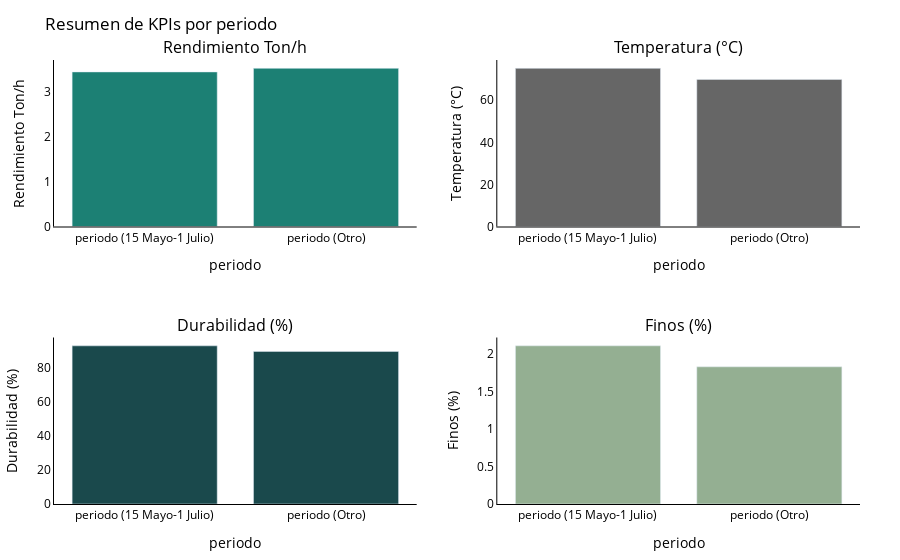

Notebook source saved alongside this figure:
### Code cell
f = plot_summary_dashboard(
    df=df_periodo,
    metrics=[
        ("rend_ton_hor_mean", "Rendimiento Ton/h"),
        ("temp_mean", "Temperatura (°C)"),
        ("durabilidad_mean", "Durabilidad (%)"),
        ("finos_mean", "Finos (%)")
    ],
    title="Resumen de KPIs por periodo"
)
f.show()
s3.save_plotly_html(f, 'summary_dashboard.html')

### Figure 1 — Plotly figure (JSON) as saved in the notebook; plotly's stock layout.template omitted (floating-point values rounded to 4 significant figures)
{"data": [{"marker": {"color": "#1C8074"}, "name": "Rendimiento Ton/h", "type": "bar", "x": ["periodo (15 Mayo-1 Julio)", "periodo (Otro)"], "xaxis": "x", "y": [3.43, 3.51], "yaxis": "y"}, {"marker": {"color": "#666666"}, "name": "Temperatura (°C)", "type": "bar", "x": ["periodo (15 Mayo-1 Julio)", "periodo (Otro)"], "xaxis": "x2", "y": [75.18, 69.9], "yaxis": "y2"}, {"marker": {"color": "#1A494C"}, "name": "Durabilidad (%)", "type": "bar", "x": ["periodo (15 Mayo-1 Julio)", "periodo (Otro)"], "xaxis": "x3", "y": [93.17, 89.86], "yaxis": "y3"}, {"marker": {"color": "#94AF92"}, "name": "Finos (%)", "type": "bar", "x": ["periodo (15 Mayo-1 Julio)", "periodo (Otro)"], "xaxis": "x4", "y": [2.11, 1.83], "yaxis": "y4"}], "layout": {"annotations": [{"font": {"size": 16}, "showarrow": false, "text": "Rendimiento Ton/h", "x": 0.225, "xanchor": "center", "xref": "paper", "y": 1, "yanchor": "bottom", "yref": "paper"}, {"font": {"size": 16}, "showarrow": false, "text": "Temperatura (°C)", "x": 0.775, "xanchor": "center", "xref": "paper", "y": 1, "yanchor": "bottom", "yref": "paper"}, {"font": {"size": 16}, "showarrow": false, "text": "Durabilidad (%)", "x": 0.225, "xanchor": "center", "xref": "paper", "y": 0.375, "yanchor": "bottom", "yref": "paper"}, {"font": {"size": 16}, "showarrow": false, "text": "Finos (%)", "x": 0.775, "xanchor": "center", "xref": "paper", "y": 0.375, "yanchor": "bottom", "yref": "paper"}], "font": {"color": "black"}, "margin": {"b": 40, "l": 40, "r": 40, "t": 60}, "paper_bgcolor": "rgba(0,0,0,0)", "plot_bgcolor": "rgba(0,0,0,0)", "showlegend": false, "title": {"text": "Resumen de KPIs por periodo"}, "xaxis": {"anchor": "y", "domain": [0, 0.45], "linecolor": "black", "showgrid": false, "tickfont": {"color": "black"}, "title": {"font": {"color": "black"}, "text": "periodo"}}, "xaxis2": {"anchor": "y2", "domain": [0.55, 1], "linecolor": "black", "showgrid": false, "tickfont": {"color": "black"}, "title": {"font": {"color": "black"}, "text": "periodo"}}, "xaxis3": {"anchor": "y3", "domain": [0, 0.45], "linecolor": "black", "showgrid": false, "tickfont": {"color": "black"}, "title": {"font": {"color": "black"}, "text": "periodo"}}, "xaxis4": {"anchor": "y4", "domain": [0.55, 1], "linecolor": "black", "showgrid": false, "tickfont": {"color": "black"}, "title": {"font": {"color": "black"}, "text": "periodo"}}, "yaxis": {"anchor": "x", "domain": [0.625, 1], "linecolor": "black", "showgrid": false, "tickfont": {"color": "black"}, "title": {"font": {"color": "black"}, "text": "Rendimiento Ton/h"}}, "yaxis2": {"anchor": "x2", "domain": [0.625, 1], "linecolor": "black", "showgrid": false, "tickfont": {"color": "black"}, "title": {"font": {"color": "black"}, "text": "Temperatura (°C)"}}, "yaxis3": {"anchor": "x3", "domain": [0, 0.375], "linecolor": "black", "showgrid": false, "tickfont": {"color": "black"}, "title": {"font": {"color": "black"}, "text": "Durabilidad (%)"}}, "yaxis4": {"anchor": "x4", "domain": [0, 0.375], "linecolor": "black", "showgrid": false, "tickfont": {"color": "black"}, "title": {"font": {"color": "black"}, "text": "Finos (%)"}}}}
